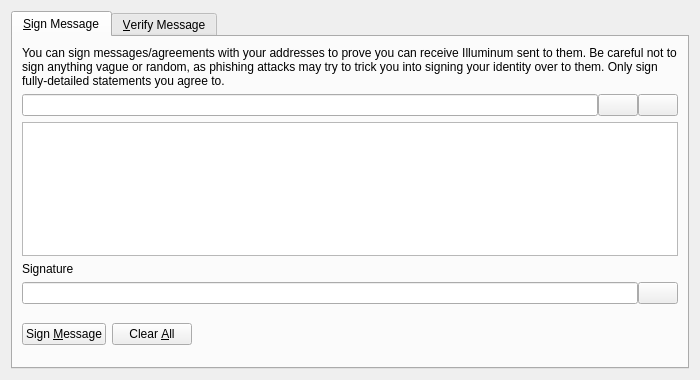
<?xml version="1.0" encoding="UTF-8"?>
<ui version="4.0">
 <class>SignVerifyMessageDialog</class>
 <widget class="QDialog" name="SignVerifyMessageDialog">
  <property name="geometry">
   <rect>
    <x>0</x>
    <y>0</y>
    <width>700</width>
    <height>380</height>
   </rect>
  </property>
  <property name="windowTitle">
   <string>Signatures - Sign / Verify a Message</string>
  </property>
  <property name="modal">
   <bool>true</bool>
  </property>
  <layout class="QVBoxLayout" name="verticalLayout">
   <item>
    <widget class="QTabWidget" name="tabWidget">
     <property name="currentIndex">
      <number>0</number>
     </property>
     <widget class="QWidget" name="tabSignMessage">
      <attribute name="title">
       <string>&amp;Sign Message</string>
      </attribute>
      <layout class="QVBoxLayout" name="verticalLayout_SM">
       <item>
        <widget class="QLabel" name="infoLabel_SM">
         <property name="text">
          <string>You can sign messages/agreements with your addresses to prove you can receive Illuminum sent to them. Be careful not to sign anything vague or random, as phishing attacks may try to trick you into signing your identity over to them. Only sign fully-detailed statements you agree to.</string>
         </property>
         <property name="textFormat">
          <enum>Qt::PlainText</enum>
         </property>
         <property name="wordWrap">
          <bool>true</bool>
         </property>
        </widget>
       </item>
       <item>
        <layout class="QHBoxLayout" name="horizontalLayout_1_SM">
         <property name="spacing">
          <number>0</number>
         </property>
         <item>
          <widget class="QValidatedLineEdit" name="addressIn_SM">
           <property name="toolTip">
            <string>The Illuminum address to sign the message with</string>
           </property>
          </widget>
         </item>
         <item>
          <widget class="QPushButton" name="addressBookButton_SM">
           <property name="toolTip">
            <string>Choose previously used address</string>
           </property>
           <property name="text">
            <string/>
           </property>
           <property name="shortcut">
            <string>Alt+A</string>
           </property>
           <property name="autoDefault">
            <bool>false</bool>
           </property>
          </widget>
         </item>
         <item>
          <widget class="QPushButton" name="pasteButton_SM">
           <property name="toolTip">
            <string>Paste address from clipboard</string>
           </property>
           <property name="text">
            <string/>
           </property>
           <property name="shortcut">
            <string>Alt+P</string>
           </property>
           <property name="autoDefault">
            <bool>false</bool>
           </property>
          </widget>
         </item>
        </layout>
       </item>
       <item>
        <widget class="QPlainTextEdit" name="messageIn_SM">
         <property name="toolTip">
          <string>Enter the message you want to sign here</string>
         </property>
        </widget>
       </item>
       <item>
        <widget class="QLabel" name="signatureLabel_SM">
         <property name="text">
          <string>Signature</string>
         </property>
         <property name="textFormat">
          <enum>Qt::PlainText</enum>
         </property>
        </widget>
       </item>
       <item>
        <layout class="QHBoxLayout" name="horizontalLayout_2_SM">
         <property name="spacing">
          <number>0</number>
         </property>
         <item>
          <widget class="QLineEdit" name="signatureOut_SM">
           <property name="font">
            <font>
             <italic>true</italic>
            </font>
           </property>
           <property name="readOnly">
            <bool>true</bool>
           </property>
          </widget>
         </item>
         <item>
          <widget class="QPushButton" name="copySignatureButton_SM">
           <property name="toolTip">
            <string>Copy the current signature to the system clipboard</string>
           </property>
           <property name="text">
            <string/>
           </property>
           <property name="autoDefault">
            <bool>false</bool>
           </property>
          </widget>
         </item>
        </layout>
       </item>
       <item>
        <layout class="QHBoxLayout" name="horizontalLayout_3_SM">
         <item>
          <widget class="QPushButton" name="signMessageButton_SM">
           <property name="toolTip">
            <string>Sign the message to prove you own this Illuminum address</string>
           </property>
           <property name="text">
            <string>Sign &amp;Message</string>
           </property>
           <property name="autoDefault">
            <bool>false</bool>
           </property>
          </widget>
         </item>
         <item>
          <widget class="QPushButton" name="clearButton_SM">
           <property name="toolTip">
            <string>Reset all sign message fields</string>
           </property>
           <property name="text">
            <string>Clear &amp;All</string>
           </property>
           <property name="autoDefault">
            <bool>false</bool>
           </property>
          </widget>
         </item>
         <item>
          <spacer name="horizontalSpacer_1_SM">
           <property name="orientation">
            <enum>Qt::Horizontal</enum>
           </property>
           <property name="sizeHint" stdset="0">
            <size>
             <width>40</width>
             <height>48</height>
            </size>
           </property>
          </spacer>
         </item>
         <item>
          <widget class="QLabel" name="statusLabel_SM">
           <property name="font">
            <font>
             <weight>75</weight>
             <bold>true</bold>
            </font>
           </property>
           <property name="text">
            <string/>
           </property>
           <property name="wordWrap">
            <bool>true</bool>
           </property>
          </widget>
         </item>
         <item>
          <spacer name="horizontalSpacer_2_SM">
           <property name="orientation">
            <enum>Qt::Horizontal</enum>
           </property>
           <property name="sizeHint" stdset="0">
            <size>
             <width>40</width>
             <height>48</height>
            </size>
           </property>
          </spacer>
         </item>
        </layout>
       </item>
      </layout>
     </widget>
     <widget class="QWidget" name="tabVerifyMessage">
      <attribute name="title">
       <string>&amp;Verify Message</string>
      </attribute>
      <layout class="QVBoxLayout" name="verticalLayout_VM">
       <item>
        <widget class="QLabel" name="infoLabel_VM">
         <property name="text">
          <string>Enter the receiver's address, message (ensure you copy line breaks, spaces, tabs, etc. exactly) and signature below to verify the message. Be careful not to read more into the signature than what is in the signed message itself, to avoid being tricked by a man-in-the-middle attack. Note that this only proves the signing party receives with the address, it cannot prove sendership of any transaction!</string>
         </property>
         <property name="textFormat">
          <enum>Qt::PlainText</enum>
         </property>
         <property name="alignment">
          <set>Qt::AlignLeading|Qt::AlignLeft|Qt::AlignTop</set>
         </property>
         <property name="wordWrap">
          <bool>true</bool>
         </property>
        </widget>
       </item>
       <item>
        <layout class="QHBoxLayout" name="horizontalLayout_1_VM">
         <property name="spacing">
          <number>0</number>
         </property>
         <item>
          <widget class="QValidatedLineEdit" name="addressIn_VM">
           <property name="toolTip">
            <string>The Illuminum address the message was signed with</string>
           </property>
          </widget>
         </item>
         <item>
          <widget class="QPushButton" name="addressBookButton_VM">
           <property name="toolTip">
            <string>Choose previously used address</string>
           </property>
           <property name="text">
            <string/>
           </property>
           <property name="shortcut">
            <string>Alt+A</string>
           </property>
           <property name="autoDefault">
            <bool>false</bool>
           </property>
          </widget>
         </item>
        </layout>
       </item>
       <item>
        <widget class="QPlainTextEdit" name="messageIn_VM"/>
       </item>
       <item>
        <widget class="QValidatedLineEdit" name="signatureIn_VM"/>
       </item>
       <item>
        <layout class="QHBoxLayout" name="horizontalLayout_2_VM">
         <item>
          <widget class="QPushButton" name="verifyMessageButton_VM">
           <property name="toolTip">
            <string>Verify the message to ensure it was signed with the specified Illuminum address</string>
           </property>
           <property name="text">
            <string>Verify &amp;Message</string>
           </property>
           <property name="autoDefault">
            <bool>false</bool>
           </property>
          </widget>
         </item>
         <item>
          <widget class="QPushButton" name="clearButton_VM">
           <property name="toolTip">
            <string>Reset all verify message fields</string>
           </property>
           <property name="text">
            <string>Clear &amp;All</string>
           </property>
           <property name="autoDefault">
            <bool>false</bool>
           </property>
          </widget>
         </item>
         <item>
          <spacer name="horizontalSpacer_1_VM">
           <property name="orientation">
            <enum>Qt::Horizontal</enum>
           </property>
           <property name="sizeHint" stdset="0">
            <size>
             <width>40</width>
             <height>48</height>
            </size>
           </property>
          </spacer>
         </item>
         <item>
          <widget class="QLabel" name="statusLabel_VM">
           <property name="font">
            <font>
             <weight>75</weight>
             <bold>true</bold>
            </font>
           </property>
           <property name="text">
            <string/>
           </property>
           <property name="wordWrap">
            <bool>true</bool>
           </property>
          </widget>
         </item>
         <item>
          <spacer name="horizontalSpacer_2_VM">
           <property name="orientation">
            <enum>Qt::Horizontal</enum>
           </property>
           <property name="sizeHint" stdset="0">
            <size>
             <width>40</width>
             <height>48</height>
            </size>
           </property>
          </spacer>
         </item>
        </layout>
       </item>
      </layout>
     </widget>
    </widget>
   </item>
  </layout>
 </widget>
 <customwidgets>
  <customwidget>
   <class>QValidatedLineEdit</class>
   <extends>QLineEdit</extends>
   <header>qvalidatedlineedit.h</header>
  </customwidget>
 </customwidgets>
 <resources>
  <include location="../illuminum.qrc"/>
 </resources>
 <connections/>
</ui>
